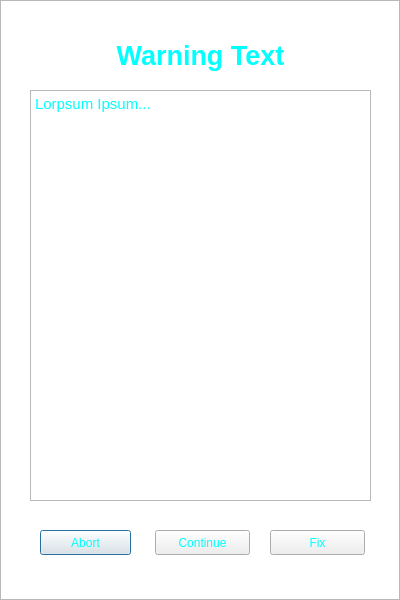
<?xml version="1.0" encoding="UTF-8"?>
<ui version="4.0">
 <class>WarningPopup</class>
 <widget class="QDialog" name="WarningPopup">
  <property name="geometry">
   <rect>
    <x>0</x>
    <y>0</y>
    <width>400</width>
    <height>600</height>
   </rect>
  </property>
  <property name="minimumSize">
   <size>
    <width>400</width>
    <height>600</height>
   </size>
  </property>
  <property name="maximumSize">
   <size>
    <width>400</width>
    <height>600</height>
   </size>
  </property>
  <property name="windowTitle">
   <string>Soundbench Warning Reporter</string>
  </property>
  <property name="windowIcon">
   <iconset>
    <normaloff>:/icons/sbicon.png</normaloff>:/icons/sbicon.png</iconset>
  </property>
  <property name="windowOpacity">
   <double>0.950000000000000</double>
  </property>
  <property name="styleSheet">
   <string notr="true">QWidget {
	color: cyan;
}
QRadioButton:disabled {
	color: gray;
}
QRadioButton::indicator:disabled {
	border-image: url(:/assets/button_radio/radio_disabled.png);
}
QRadioButton::indicator {
	width: 17px;
	height: 17px;
	border-image: url(:/assets/button_radio/radio_off.png);
}
QRadioButton::indicator:hover {
	width: 17px;
	height: 17px;
	border-image: url(:/assets/button_radio/radio_off_hover.png);
}
QRadioButton::indicator:pressed {
	width: 17px;
	height: 17px;
	border-image: url(:/assets/button_radio/radio_pressed.png);
}
QRadioButton::indicator:checked {
	width: 17px;
	height: 17px;
	border-image: url(:/assets/button_radio/radio_selected.png);
}
QRadioButton::indicator:checked:hover {
	width: 17px;
	height: 17px;
	border-image: url(:/assets/button_radio/radio_selected_hover.png);
}
QPushButton {
	color: cyan;
	border-image: url(:/assets/button_click/button75_idle.png);
}
QPushButton:disabled {
	color: gray;
	border-image: url(:/assets/button_click/button75_disabled.png);
}
QPushButton:hover {
	border-image: url(:/assets/button_click/button75_hover.png);
}
QPushButton:pressed {
	border-image: url(:/assets/button_click/button75_pressed.png);
}</string>
  </property>
  <widget class="QGraphicsView" name="backdrop">
   <property name="geometry">
    <rect>
     <x>0</x>
     <y>0</y>
     <width>400</width>
     <height>600</height>
    </rect>
   </property>
   <property name="styleSheet">
    <string notr="true">QGraphicsView {
	border-image: url(:/assets/popups/warning_popup.png);
}</string>
   </property>
  </widget>
  <widget class="QLabel" name="warningText">
   <property name="geometry">
    <rect>
     <x>10</x>
     <y>30</y>
     <width>381</width>
     <height>51</height>
    </rect>
   </property>
   <property name="font">
    <font>
     <family>Ubuntu</family>
     <pointsize>20</pointsize>
     <weight>75</weight>
     <bold>true</bold>
    </font>
   </property>
   <property name="text">
    <string>Warning Text</string>
   </property>
   <property name="textFormat">
    <enum>Qt::AutoText</enum>
   </property>
   <property name="scaledContents">
    <bool>false</bool>
   </property>
   <property name="alignment">
    <set>Qt::AlignCenter</set>
   </property>
  </widget>
  <widget class="QPushButton" name="abortButton">
   <property name="geometry">
    <rect>
     <x>40</x>
     <y>530</y>
     <width>91</width>
     <height>25</height>
    </rect>
   </property>
   <property name="font">
    <font>
     <family>Ubuntu</family>
    </font>
   </property>
   <property name="toolTip">
    <string>Cancel the operation that lead to this warning.</string>
   </property>
   <property name="text">
    <string>Abort</string>
   </property>
  </widget>
  <widget class="QPushButton" name="ignoreButton">
   <property name="geometry">
    <rect>
     <x>155</x>
     <y>530</y>
     <width>95</width>
     <height>25</height>
    </rect>
   </property>
   <property name="font">
    <font>
     <family>Ubuntu</family>
    </font>
   </property>
   <property name="toolTip">
    <string>Take the course of action described above if this warning is ignored.</string>
   </property>
   <property name="styleSheet">
    <string notr="true">Ignore the warning and proceed with the default course of action.</string>
   </property>
   <property name="text">
    <string>Continue</string>
   </property>
  </widget>
  <widget class="QPushButton" name="fixButton">
   <property name="geometry">
    <rect>
     <x>270</x>
     <y>530</y>
     <width>95</width>
     <height>25</height>
    </rect>
   </property>
   <property name="font">
    <font>
     <family>Ubuntu</family>
    </font>
   </property>
   <property name="toolTip">
    <string>Take the course of action described above to fix the warning.</string>
   </property>
   <property name="text">
    <string>Fix</string>
   </property>
  </widget>
  <widget class="QTextBrowser" name="warningInfo">
   <property name="geometry">
    <rect>
     <x>30</x>
     <y>90</y>
     <width>341</width>
     <height>411</height>
    </rect>
   </property>
   <property name="font">
    <font>
     <family>Ubuntu</family>
    </font>
   </property>
   <property name="styleSheet">
    <string notr="true">QTextBrowser {
	border-image: url(:/assets/backdrops/mainbackdrop.png);
}</string>
   </property>
   <property name="html">
    <string>&lt;!DOCTYPE HTML PUBLIC &quot;-//W3C//DTD HTML 4.0//EN&quot; &quot;http://www.w3.org/TR/REC-html40/strict.dtd&quot;&gt;
&lt;html&gt;&lt;head&gt;&lt;meta name=&quot;qrichtext&quot; content=&quot;1&quot; /&gt;&lt;style type=&quot;text/css&quot;&gt;
p, li { white-space: pre-wrap; }
&lt;/style&gt;&lt;/head&gt;&lt;body style=&quot; font-family:'Ubuntu'; font-size:13pt; font-weight:400; font-style:normal;&quot;&gt;
&lt;p style=&quot; margin-top:0px; margin-bottom:0px; margin-left:0px; margin-right:0px; -qt-block-indent:0; text-indent:0px;&quot;&gt;&lt;span style=&quot; font-family:'Cantarell'; font-size:11pt;&quot;&gt;Lorpsum Ipsum...&lt;/span&gt;&lt;/p&gt;&lt;/body&gt;&lt;/html&gt;</string>
   </property>
  </widget>
 </widget>
 <resources/>
 <connections/>
</ui>
